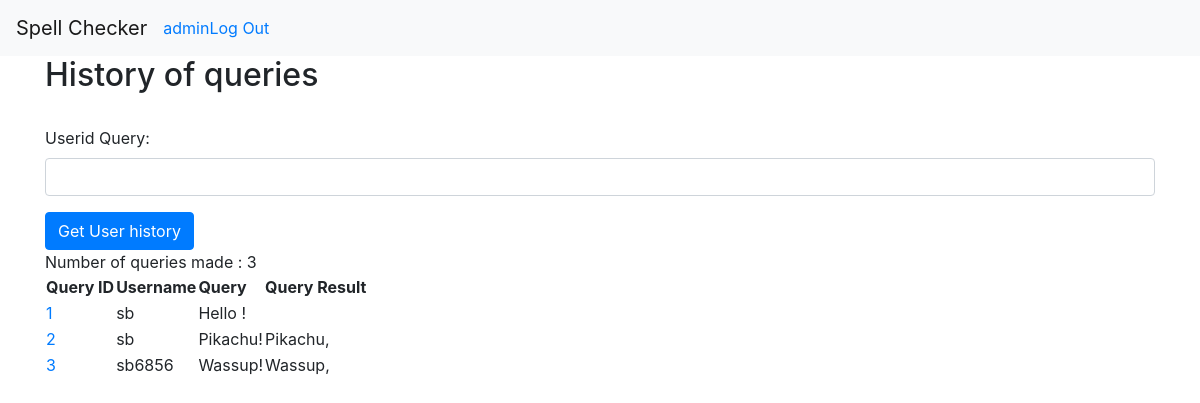
The app's page /history (signed in), older data.
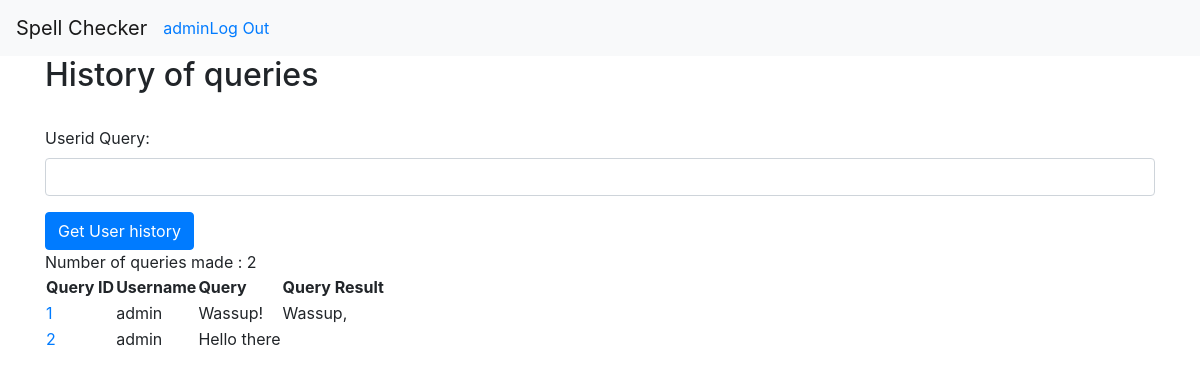
The same page, newer data.
### tables this page shows
CREATE TABLE user (
    id INTEGER PRIMARY KEY AUTOINCREMENT,
    uname TEXT UNIQUE NOT NULL,
    phone_number TEXT NOT NULL,
    password TEXT NOT NULL
);

CREATE TABLE logs(
    id INTEGER PRIMARY KEY AUTOINCREMENT,
    uname TEXT NOT NULL,
    request TEXT NOT NULL,
    result TEXT NOT NULL
);

### spellchecker.py (the view, shortened to what this page needs)
@root_view.route('/history', methods=['GET', 'POST'])
@isLoggedIn
def get_queries():
    if request.method == 'GET':
        db_connection = database.get_db()
        db_cursor = db_connection.cursor()
        query_list = []
        if g.user['uname'] != 'admin':
            select_query = 'SELECT * FROM logs WHERE uname = ?'
            uname = g.user['uname']
            queries = db_cursor.execute(select_query,(uname,))
            for row in queries:
                query_list.append({
                "queryid": str(row[0]),
                "username": str(row[1]),
                "querytext": str(row[2]),
                "queryresults": str(row[3])
                })
            print(query_list)
        else:
            select_query = 'SELECT * FROM logs'
            queries = db_cursor.execute(select_query)
            for row in queries:
                query_list.append({
                "queryid": str(row[0]),
                "username": str(row[1]),
                "querytext": str(row[2]),
                "queryresults": str(row[3])
                })
            print(query_list)
        return render_template('/history.html', list=query_list)

### database.py (called while the page is built)
def get_db():
    if 'db' not in g:
        g.db = sqlite3.connect(
            current_app.config['DATABASE'],
            detect_types=sqlite3.PARSE_DECLTYPES
        )
        g.db.row_factory = sqlite3.Row
    return g.db

### login.py (called while the page is built)
@root_view.before_app_request
def check_if_user_isLoggedIn():
    user_session_id = session.get('session_id')
    print(user_session_id)
    select_query = 'SELECT * FROM user WHERE id = ?'
    if user_session_id is None:
        g.user = None
    else:
        g.user = get_db().execute(select_query, (user_session_id,)).fetchone()

def isLoggedIn(view):
    @functools.wraps(view)
    def wrapped_view(**kwargs):
        if g.user is None:
            return redirect(url_for('login.login'))
        return view(**kwargs)
    return wrapped_view

### spellchecker.py (called while the page is built)
@root_view.after_request
def cache(response):
    response.headers["X-Frame-Options"] = "SAMEORIGIN"
    response.headers['Content-Security-Policy'] = "default-src 'self'"
    return response

### templates/history.html (shortened to what this page needs)
{% extends 'base.html' %}
{% block content %}
<div class="container">
    <h2>History of queries</h2>
    <br/>
    {% if g.user['uname'] == 'admin' %}
    <form method="post" action="/history">
        <div class="form-group">
            <label for="userid">Userid Query:</label>
            <input class="form-control vresize" name="userid" id="userquery" required ></textarea>
        </div>
        <button type="submit" class="btn btn-primary">Get User history</button>
    </form>
    {% endif %}
    <span id="numqueries">Number of queries made : {{list|length}}</span>
    <table>
        <tr>
            <th>Query ID</th>
            <th>Username</th>
            <th>Query</th>
            <th>Query Result</th>
        </tr>
        {% for query in list %}
        <tr>
            <td id="query{{query.queryid}}">
                <a href="/history/query{{query.queryid}}">{{query.queryid}}</a>
            </td>
            <td id="username">{{query.username}}</td>
            <td id="querytext">{{query.querytext}}</td>
            <td id="queryresults">{{query.queryresults}}</td>
        </tr>
        {% endfor %}
    </table>
</div>
{% endblock %}

### templates/base.html (shortened to what this page needs)
<!doctype html>
<html>
<head>
{% block head %}
  <link rel="stylesheet" href="static/bootstrap/css/bootstrap.min.css">
  {% endblock %}
</head>
<body>
{% block navbar %}
<nav class="navbar navbar-expand-lg navbar-light bg-light">
    <span class="navbar-brand">Spell Checker</span>
    <div class="collapse navbar-collapse" id="navbarNav">
      <ul class="navbar-nav">
        {% if g.user %}
        <li class="nav-item">
          <a href="{{ url_for('spellchecker.get_queries') }}">{{ g.user['uname'] }}</a>
        </li>
        <li class="nav-item">
          <a href="{{ url_for('login.logout') }}">Log Out</a>
        </li>
        {% endif %}
      </ul>
    </div>
  </nav>
{% endblock %}
{% block content %}{% endblock %}

Row changes from the older to the newer data that the page shows:
removed logs: queryid "3", username "sb6856", querytext "Wassup!", queryresults "Wassup,"
changed logs id 1: username "sb" → "admin"; querytext "Hello !" → "Wassup!"; queryresults (not shown) → "Wassup,"
changed logs id 2: username "sb" → "admin"; querytext "Pikachu!" → "Hello there"; queryresults "Pikachu," → (not shown)
Text that changed along with them:
{{ list|length }}: "3" → "2"
